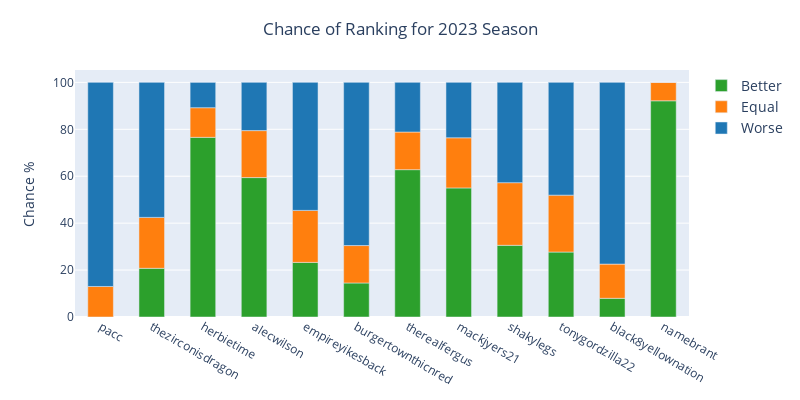

Write notebook code for a chart like this one.
### Code cell
# Plots the season probabilities as a stacked bar chart
season_probs_melt = pd.melt(season_probs, id_vars=['username', "Playoff"], var_name=' ', value_name='Chance %')
fig = px.bar(
        season_probs_melt, 
        x='username', 
        y='Chance %', 
        color = ' ', 
        title = f'Chance of Ranking for 2023 Season',
        color_discrete_sequence = px.colors.qualitative.D3[:3][::-1],
        )

fig.update_layout(width=800,
                  height=400,
                  xaxis_title = None,
                  yaxis_title = "Chance %",
                  title_x = 0.5,
                  font=dict(size=12),
                  margin=dict(t=70, b=75, l=75, r=50),
                  bargap=0.5,
                  legend = dict(title = None,
                                font = dict(size=14))
                 )

### Figure 1 — Plotly figure (JSON) as saved in the notebook; plotly's stock layout.template omitted (floating-point values rounded to 4 significant figures)
{"data": [{"alignmentgroup": "True", "hovertemplate": " =Better<br>username=%{x}<br>Chance %=%{y}<extra></extra>", "legendgroup": "Better", "marker": {"color": "#2CA02C", "pattern": {"shape": ""}}, "name": "Better", "offsetgroup": "Better", "orientation": "v", "showlegend": true, "textposition": "auto", "type": "bar", "x": ["pacc", "thezirconisdragon", "herbietime", "alecwilson", "empireyikesback", "burgertownthicnred", "therealfergus", "mackjyers21", "shakylegs", "tonygordzilla22", "black8yellownation", "namebrant"], "xaxis": "x", "y": [0, 20.75, 76.57, 59.42, 23.28, 14.5, 62.8, 55.02, 30.55, 27.68, 7.97, 92.15], "yaxis": "y"}, {"alignmentgroup": "True", "hovertemplate": " =Equal<br>username=%{x}<br>Chance %=%{y}<extra></extra>", "legendgroup": "Equal", "marker": {"color": "#FF7F0E", "pattern": {"shape": ""}}, "name": "Equal", "offsetgroup": "Equal", "orientation": "v", "showlegend": true, "textposition": "auto", "type": "bar", "x": ["pacc", "thezirconisdragon", "herbietime", "alecwilson", "empireyikesback", "burgertownthicnred", "therealfergus", "mackjyers21", "shakylegs", "tonygordzilla22", "black8yellownation", "namebrant"], "xaxis": "x", "y": [13.01, 21.71, 12.63, 20.02, 22.16, 15.95, 16.03, 21.36, 26.7, 24.26, 14.58, 7.85], "yaxis": "y"}, {"alignmentgroup": "True", "hovertemplate": " =Worse<br>username=%{x}<br>Chance %=%{y}<extra></extra>", "legendgroup": "Worse", "marker": {"color": "#1F77B4", "pattern": {"shape": ""}}, "name": "Worse", "offsetgroup": "Worse", "orientation": "v", "showlegend": true, "textposition": "auto", "type": "bar", "x": ["pacc", "thezirconisdragon", "herbietime", "alecwilson", "empireyikesback", "burgertownthicnred", "therealfergus", "mackjyers21", "shakylegs", "tonygordzilla22", "black8yellownation", "namebrant"], "xaxis": "x", "y": [86.99, 57.54, 10.8, 20.56, 54.56, 69.56, 21.17, 23.62, 42.75, 48.06, 77.45, 0], "yaxis": "y"}], "layout": {"bargap": 0.5, "barmode": "relative", "font": {"size": 12}, "height": 400, "legend": {"font": {"size": 14}, "title": {}, "tracegroupgap": 0}, "margin": {"b": 75, "l": 75, "r": 50, "t": 70}, "title": {"text": "Chance of Ranking for 2023 Season", "x": 0.5}, "width": 800, "xaxis": {"anchor": "y", "domain": [0, 1], "title": {}}, "yaxis": {"anchor": "x", "domain": [0, 1], "title": {"text": "Chance %"}}}}
